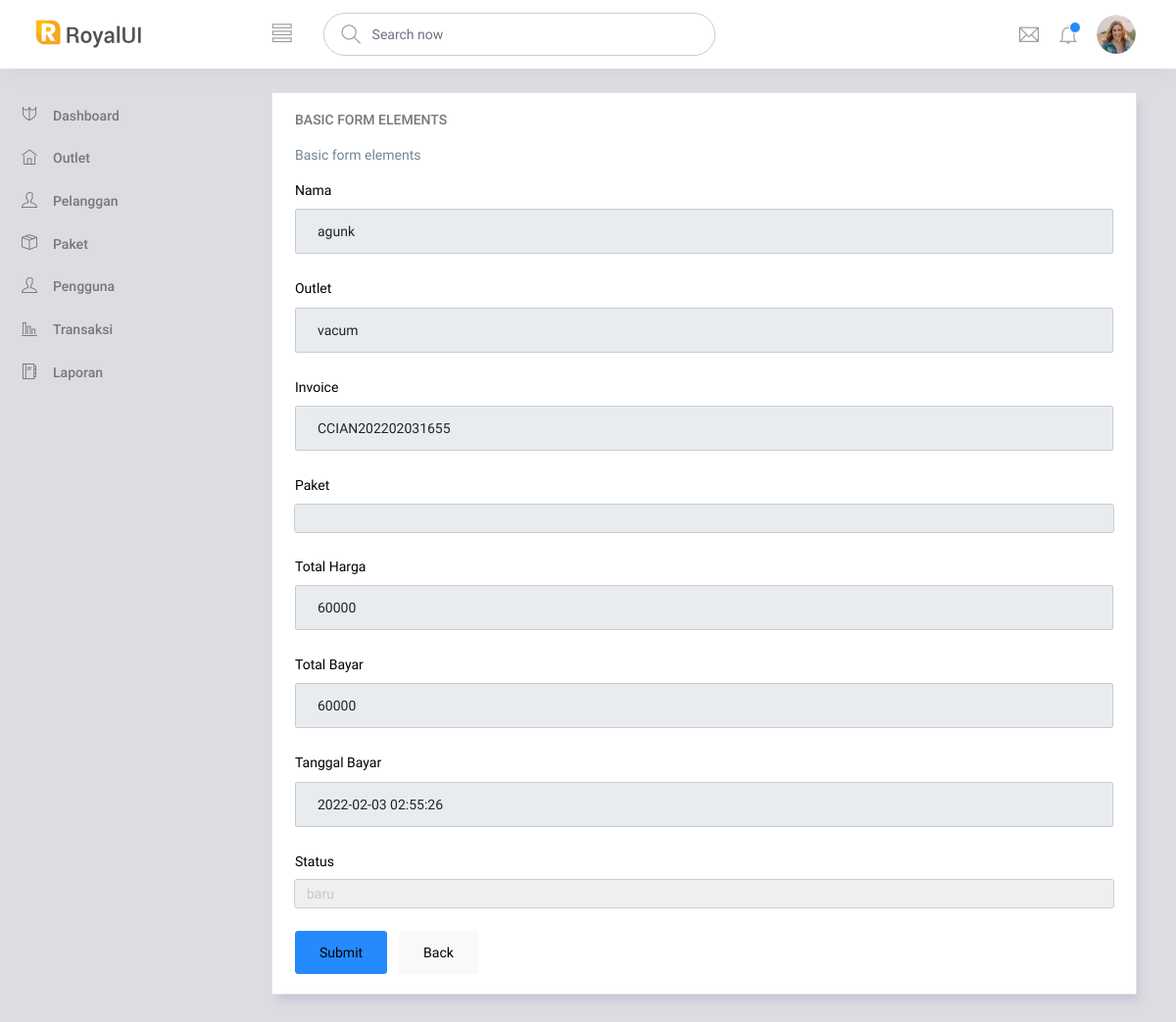
Screenshot of /owner/pages/laporan/detaildata.php?id=24 with the database file from the repository.
### tables this page shows
CREATE TABLE `tb_member` (
  `id` int(11) NOT NULL,
  `nama` varchar(100) NOT NULL,
  `alamat` text NOT NULL,
  `jenis_kelamin` enum('L','P') NOT NULL,
  `tlp` varchar(15) NOT NULL
);

CREATE TABLE `tb_outlet` (
  `id` int(11) NOT NULL,
  `nama` varchar(100) NOT NULL,
  `alamat` text NOT NULL,
  `tlp` varchar(15) NOT NULL
);

CREATE TABLE `tb_transaksi` (
  `id` int(11) NOT NULL,
  `id_outlet` int(11) NOT NULL,
  `kode_invoice` varchar(100) NOT NULL,
  `id_member` int(11) NOT NULL,
  `tgl` datetime NOT NULL,
  `batas_waktu` datetime NOT NULL,
  `tgl_bayar` datetime NOT NULL,
  `biaya_tambahan` int(11) NOT NULL,
  `diskon` double NOT NULL,
  `pajak` int(11) NOT NULL,
  `status` enum('baru','proses','selesai','diambil') NOT NULL,
  `dibayar` enum('dibayar','belum_dibayar') NOT NULL,
  `id_user` int(11) NOT NULL
);

CREATE TABLE `tb_detail_transaksi` (
  `id` int(11) NOT NULL,
  `id_transaksi` int(11) NOT NULL,
  `id_paket` int(11) NOT NULL,
  `qty` double NOT NULL,
  `keterangan` text NOT NULL,
  `total_harga` int(12) NOT NULL,
  `total_bayar` int(12) NOT NULL
);

### owner/pages/laporan/detaildata.php (the view, shortened to what this page needs)
<!DOCTYPE html>
<html lang="en">
<head>
  <link rel="stylesheet" href="../../vendors/ti-icons/css/themify-icons.css">
  <link rel="stylesheet" href="../../vendors/base/vendor.bundle.base.css">
  <link rel="stylesheet" href="../../css/style.css">
</head>
<body>
  <div class="container-scroller">
    <nav class="navbar col-lg-12 col-12 p-0 fixed-top d-flex flex-row">
      <div class="text-center navbar-brand-wrapper d-flex align-items-center justify-content-center">
        <a class="navbar-brand brand-logo me-5" href="../../index.html"><img src="../../images/logo.svg" class="me-2" alt="logo"/></a>
      </div>
      <div class="navbar-menu-wrapper d-flex align-items-center justify-content-end">
        <button class="navbar-toggler navbar-toggler align-self-center" type="button" data-toggle="minimize">
          <span class="ti-view-list"></span>
        </button>
        <ul class="navbar-nav mr-lg-2">
          <li class="nav-item nav-search d-none d-lg-block">
            <div class="input-group">
              <div class="input-group-prepend hover-cursor" id="navbar-search-icon">
                <span class="input-group-text" id="search">
                  <i class="ti-search"></i>
                </span>
              </div>
              <input type="text" class="form-control" id="navbar-search-input" placeholder="Search now" aria-label="search" aria-describedby="search">
            </div>
          </li>
        </ul>
        <ul class="navbar-nav navbar-nav-right">
          <li class="nav-item dropdown me-1">
            <a class="nav-link count-indicator dropdown-toggle d-flex justify-content-center align-items-center" id="messageDropdown" href="#" data-bs-toggle="dropdown">
              <i class="ti-email mx-0"></i>
            </a>
          </li>
          <li class="nav-item dropdown">
            <a class="nav-link count-indicator dropdown-toggle" id="notificationDropdown" href="#" data-bs-toggle="dropdown">
              <i class="ti-bell mx-0"></i>
              <span class="count"></span>
            </a>
          </li>
          <li class="nav-item nav-profile dropdown">
            <a class="nav-link dropdown-toggle" href="#" data-bs-toggle="dropdown" id="profileDropdown">
              <img src="../../images/faces/face28.jpg" alt="profile"/>
            </a>
          </li>
        </ul>
      </div>
    </nav>
    <div class="container-fluid page-body-wrapper">
      <nav class="sidebar sidebar-offcanvas" id="sidebar">
        <ul class="nav">
          <li class="nav-item">
            <a class="nav-link" href="../../nav.php">
              <i class="ti-shield menu-icon"></i>
              <span class="menu-title">Dashboard</span>
            </a>
          </li>
          <li class="nav-item">
            <a class="nav-link" href="../outlet/outlet.php">
            <i class="ti-home menu-icon"></i>
              <span class="menu-title">Outlet</span>
            </a>
          </li>
          <li class="nav-item">
            <a class="nav-link" href="../pelanggan/pelanggan.php">
            <i class="ti-user menu-icon"></i>
              <span class="menu-title">Pelanggan</span>
            </a>
          </li>
          <li class="nav-item">
          <a class="nav-link" href="../paket/paket.php">
              <i class="ti-package menu-icon"></i>
              <span class="menu-title">Paket</span>
            </a>
          </li>
          <li class="nav-item">
            <a class="nav-link" href="./pengguna.php">
              <i class="ti-user menu-icon"></i>
              <span class="menu-title">Pengguna</span>
            </a>
          </li>
          <li class="nav-item">
          <a class="nav-link" href="../transaksi/transaksi.php">
              <i class="ti-bar-chart-alt menu-icon"></i>
              <span class="menu-title">Transaksi</span>
            </a>
          </li>
          <li class="nav-item">
            <a class="nav-link" href="../laporan/laporan.php">
              <i class="ti-agenda menu-icon"></i>
              <span class="menu-title">Laporan</span>
            </a>
          </li>
        </ul>
      </nav>
      <div class="main-panel">
        <div class="content-wrapper">
          <div class="row">
            <div class="col-lg-12 grid-margin stretch-card">
                <div class="card">
                    <div class="card-body">
                    <h4 class="card-title">Basic form elements</h4>
                    <p class="card-description">
                        Basic form elements
                    </p>
      <?php
                include "../../../helper/connection.php";
                $qry_get_detail = mysqli_query($conn, "select tb_member.nama as nama_member, tb_member.id, tb_transaksi.status, tb_transaksi.dibayar, tb_transaksi.tgl_bayar, tb_transaksi.kode_invoice, tb_transaksi.id,tb_transaksi.id_outlet,tb_detail_transaksi.total_bayar, tb_detail_transaksi.total_harga, tb_detail_transaksi.id_transaksi, tb_detail_transaksi.qty, tb_outlet.id, tb_outlet.nama as nama_outlet, tb_paket.id_outlet, tb_paket.nama_paket as nama_paket from tb_member, tb_transaksi, tb_detail_transaksi,tb_outlet, tb_paket where tb_member.id = tb_transaksi.id_member and tb_transaksi.id = tb_detail_transaksi.id_transaksi and tb_paket.id_outlet = tb_outlet.id and tb_outlet.id = tb_transaksi.id_outlet and tb_transaksi.id = '" . $_GET['id'] . "'");
                $dt_detail = mysqli_fetch_array($qry_get_detail);
                ?>
                <form class="forms-sample" action="./proces/detail.php?id=<?= $_GET['id'] ?>" method="POST">
                    <div class="form-group">
                        <label for="exampleInputUsername1">Nama</label>
                        <input type="text" class="form-control" id="exampleInputUsername1" name="nama" placeholder="Username" value="<?= $dt_detail['nama_member'] ?>" disabled>
                    </div>
                    <div class="form-group">
                        <label for="exampleInputEmail1">Outlet</label>
                        <input type="text" class="form-control" id="exampleInputEmail1" name="outlet" placeholder="Email" value="<?= $dt_detail['nama_outlet'] ?>" disabled>
                    </div>
                    <div class="form-group">
                        <label for="exampleInputEmail1">Invoice</label>
                        <input type="text" class="form-control" id="exampleInputEmail1" name="invoice" placeholder="Email" value="<?= $dt_detail['kode_invoice'] ?>" disabled>
                    </div>
                    <div class="form-group">
                        <label for="exampleInputEmail1">Paket</label>
                        <select class="form-control" id="exampleFormControlSelect2" name="paket" disabled>
                        </select>
                    </div>
                    <div class="form-group">
                        <label for="exampleInputEmail1">Total Harga</label>
                        <input type="text" class="form-control" id="exampleInputEmail1" name="tambahan" placeholder="Email"  value="<?= $dt_detail['total_harga'] ?>" disabled>
                    </div>
                    <div class="form-group">
                        <label for="exampleInputEmail1">Total Bayar</label>
                        <input type="text" class="form-control" id="exampleInputEmail1" name="tambahan" placeholder="Email"  value="<?= $dt_detail['total_bayar'] ?>" disabled>
                    </div>
                    <div class="form-group">
                        <label for="exampleInputEmail1">Tanggal Bayar</label>
                        <input type="text" class="form-control" id="exampleInputEmail1" name="tambahan" placeholder="Email"  value="<?= $dt_detail['tgl_bayar'] ?>" disabled>
                    </div>
                    <div class="form-group">
                        <label for="exampleInputEmail1">Status</label>
                        <select type="text" class="form-control" id="exampleInputEmail1" name="status" placeholder="Email" value="0">
                            <option value="baru">baru</option>
                        </select>
                    </div>
                    <button type="submit" class="btn btn-primary me-2">Submit</button>
                    <a href="transaksi.php" class="btn btn-light">Back</a>
                </form>
            </div>

### rows the page displays
tb_member: nama "agunk"
tb_outlet: outlet "vacum"
tb_transaksi: invoice "CCIAN202202031655", tambahan "2022-02-03 02:55:26"
tb_detail_transaksi: tambahan "60000"
